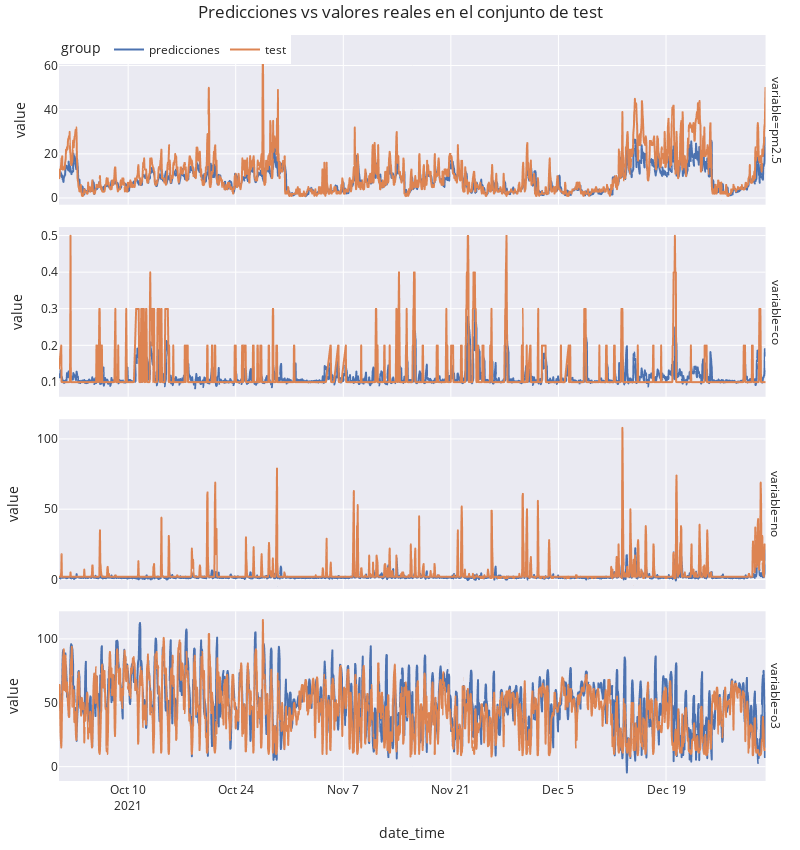

Source (notebook cell):
### Code cell
# Plotting predictions vs real values in the test set
# =============================================================================
fig = px.line(
    data_frame = pd.concat([
                    predictions.melt(ignore_index=False).assign(group="predicciones"),
                    data_test[predictions.columns].melt(ignore_index=False).assign(group="test")
                ]).reset_index().rename(columns={"index": "date_time"}),
    x="date_time",
    y="value",
    facet_row="variable",
    color="group",
    title="Predictions vs real values in the test set",
)

fig.update_layout(
    title="Predicciones vs valores reales en el conjunto de test",
    title="Prediction vs real values in the test set",
    width=800,
    height=850,
    margin=dict(l=20, r=20, t=35, b=20),
    legend=dict(
        orientation="h",
        yanchor="top",
        y=1,
        xanchor="left",
        x=0
    )
)

fig.update_yaxes(matches=None)

### Figure 1 — Plotly figure (JSON) as saved in the notebook; plotly's stock layout.template omitted (floating-point values rounded to 4 significant figures; data arrays with more than 128 entries replaced by an {"elided": "..."} marker saying what was removed)
{"data": [{"hovertemplate": "group=predicciones<br>variable=pm2.5<br>date_time=%{x}<br>value=%{y}<extra></extra>", "legendgroup": "predicciones", "line": {"color": "rgb(76,114,176)", "dash": "solid"}, "marker": {"symbol": "circle"}, "mode": "lines", "name": "predicciones", "showlegend": true, "type": "scattergl", "x": {"elided": "2208 str values"}, "xaxis": "x4", "y": {"elided": "2208 float values"}, "yaxis": "y4"}, {"hovertemplate": "group=predicciones<br>variable=co<br>date_time=%{x}<br>value=%{y}<extra></extra>", "legendgroup": "predicciones", "line": {"color": "rgb(76,114,176)", "dash": "solid"}, "marker": {"symbol": "circle"}, "mode": "lines", "name": "predicciones", "showlegend": false, "type": "scattergl", "x": {"elided": "2208 str values"}, "xaxis": "x3", "y": {"elided": "2208 float values"}, "yaxis": "y3"}, {"hovertemplate": "group=predicciones<br>variable=no<br>date_time=%{x}<br>value=%{y}<extra></extra>", "legendgroup": "predicciones", "line": {"color": "rgb(76,114,176)", "dash": "solid"}, "marker": {"symbol": "circle"}, "mode": "lines", "name": "predicciones", "showlegend": false, "type": "scattergl", "x": {"elided": "2208 str values"}, "xaxis": "x2", "y": {"elided": "2208 float values"}, "yaxis": "y2"}, {"hovertemplate": "group=predicciones<br>variable=o3<br>date_time=%{x}<br>value=%{y}<extra></extra>", "legendgroup": "predicciones", "line": {"color": "rgb(76,114,176)", "dash": "solid"}, "marker": {"symbol": "circle"}, "mode": "lines", "name": "predicciones", "showlegend": false, "type": "scattergl", "x": {"elided": "2208 str values"}, "xaxis": "x", "y": {"elided": "2208 float values"}, "yaxis": "y"}, {"hovertemplate": "group=test<br>variable=pm2.5<br>date_time=%{x}<br>value=%{y}<extra></extra>", "legendgroup": "test", "line": {"color": "rgb(221,132,82)", "dash": "solid"}, "marker": {"symbol": "circle"}, "mode": "lines", "name": "test", "showlegend": true, "type": "scattergl", "x": {"elided": "2208 str values"}, "xaxis": "x4", "y": {"elided": "2208 float values"}, "yaxis": "y4"}, {"hovertemplate": "group=test<br>variable=co<br>date_time=%{x}<br>value=%{y}<extra></extra>", "legendgroup": "test", "line": {"color": "rgb(221,132,82)", "dash": "solid"}, "marker": {"symbol": "circle"}, "mode": "lines", "name": "test", "showlegend": false, "type": "scattergl", "x": {"elided": "2208 str values"}, "xaxis": "x3", "y": {"elided": "2208 float values"}, "yaxis": "y3"}, {"hovertemplate": "group=test<br>variable=no<br>date_time=%{x}<br>value=%{y}<extra></extra>", "legendgroup": "test", "line": {"color": "rgb(221,132,82)", "dash": "solid"}, "marker": {"symbol": "circle"}, "mode": "lines", "name": "test", "showlegend": false, "type": "scattergl", "x": {"elided": "2208 str values"}, "xaxis": "x2", "y": {"elided": "2208 float values"}, "yaxis": "y2"}, {"hovertemplate": "group=test<br>variable=o3<br>date_time=%{x}<br>value=%{y}<extra></extra>", "legendgroup": "test", "line": {"color": "rgb(221,132,82)", "dash": "solid"}, "marker": {"symbol": "circle"}, "mode": "lines", "name": "test", "showlegend": false, "type": "scattergl", "x": {"elided": "2208 str values"}, "xaxis": "x", "y": {"elided": "2208 float values"}, "yaxis": "y"}], "layout": {"annotations": [{"font": {}, "showarrow": false, "text": "variable=o3", "textangle": 90, "x": 0.98, "xanchor": "left", "xref": "paper", "y": 0.1138, "yanchor": "middle", "yref": "paper"}, {"font": {}, "showarrow": false, "text": "variable=no", "textangle": 90, "x": 0.98, "xanchor": "left", "xref": "paper", "y": 0.3712, "yanchor": "middle", "yref": "paper"}, {"font": {}, "showarrow": false, "text": "variable=co", "textangle": 90, "x": 0.98, "xanchor": "left", "xref": "paper", "y": 0.6288, "yanchor": "middle", "yref": "paper"}, {"font": {}, "showarrow": false, "text": "variable=pm2.5", "textangle": 90, "x": 0.98, "xanchor": "left", "xref": "paper", "y": 0.8862, "yanchor": "middle", "yref": "paper"}], "height": 850, "legend": {"orientation": "h", "title": {"text": "group"}, "tracegroupgap": 0, "x": 0, "xanchor": "left", "y": 1, "yanchor": "top"}, "margin": {"b": 20, "l": 20, "r": 20, "t": 35}, "title": {"text": "Predicciones vs valores reales en el conjunto de test"}, "width": 800, "xaxis": {"anchor": "y", "domain": [0, 0.98], "title": {"text": "date_time"}}, "xaxis2": {"anchor": "y2", "domain": [0, 0.98], "matches": "x", "showticklabels": false}, "xaxis3": {"anchor": "y3", "domain": [0, 0.98], "matches": "x", "showticklabels": false}, "xaxis4": {"anchor": "y4", "domain": [0, 0.98], "matches": "x", "showticklabels": false}, "yaxis": {"anchor": "x", "domain": [0, 0.2275], "title": {"text": "value"}}, "yaxis2": {"anchor": "x2", "domain": [0.2575, 0.485], "title": {"text": "value"}}, "yaxis3": {"anchor": "x3", "domain": [0.515, 0.7425], "title": {"text": "value"}}, "yaxis4": {"anchor": "x4", "domain": [0.7725, 1], "title": {"text": "value"}}}}
